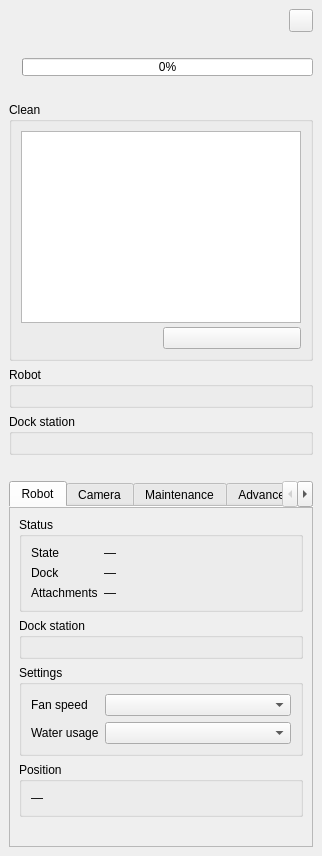
<?xml version="1.0" encoding="UTF-8"?>
<ui version="4.0">
 <class>ValetudoQgis</class>
 <widget class="QDockWidget" name="ValetudoStatusPanel">
  <property name="windowTitle">
   <string>Valetudo status</string>
  </property>
  <widget class="QWidget" name="dockWidgetContents">
   <layout class="QVBoxLayout" name="root_layout" stretch="0,0,0,0,0,0,0,0,0,1">
    <item>
     <layout class="QHBoxLayout" name="header_layout" stretch="1,0">
      <item>
       <widget class="QLabel" name="lbl_connection"/>
      </item>
      <item>
       <widget class="QToolButton" name="btn_refresh">
        <property name="toolTip">
         <string>Refresh now</string>
        </property>
       </widget>
      </item>
     </layout>
    </item>
    <item>
     <widget class="QLabel" name="lbl_robot">
      <property name="wordWrap">
       <bool>true</bool>
      </property>
      <property name="font">
       <font>
        <italic>true</italic>
       </font>
      </property>
     </widget>
    </item>
    <item>
     <layout class="QHBoxLayout" name="summary_layout" stretch="0,1">
      <item>
       <widget class="QLabel" name="lbl_badge">
        <property name="alignment">
         <set>Qt::AlignCenter</set>
        </property>
       </widget>
      </item>
      <item>
       <widget class="QProgressBar" name="bar_battery">
        <property name="maximumSize">
         <size>
          <width>16777215</width>
          <height>18</height>
         </size>
        </property>
        <property name="value">
         <number>0</number>
        </property>
        <property name="toolTip">
         <string>Battery</string>
        </property>
       </widget>
      </item>
     </layout>
    </item>
    <item>
     <widget class="QLabel" name="lbl_error">
      <property name="wordWrap">
       <bool>true</bool>
      </property>
      <property name="styleSheet">
       <string notr="true">color: #c62828; font-weight: bold;</string>
      </property>
     </widget>
    </item>
    <item>
     <widget class="QGroupBox" name="grp_clean">
      <property name="title">
       <string>Clean</string>
      </property>
      <layout class="QGridLayout" name="clean_grid">
       <property name="horizontalSpacing">
        <number>4</number>
       </property>
       <property name="verticalSpacing">
        <number>4</number>
       </property>
       <item row="0" column="0" colspan="2">
        <widget class="QTreeWidget" name="rooms">
         <property name="maximumSize">
          <size>
           <width>16777215</width>
           <height>240</height>
          </size>
         </property>
         <property name="toolTip">
          <string>Tick rooms or whole groups to clean them. Right-click a room to rename, join or split it, or to edit the groups.</string>
         </property>
         <property name="contextMenuPolicy">
          <enum>Qt::CustomContextMenu</enum>
         </property>
         <property name="headerHidden">
          <bool>true</bool>
         </property>
         <column>
          <property name="text">
           <string notr="true">1</string>
          </property>
         </column>
        </widget>
       </item>
       <item row="1" column="1">
        <widget class="QPushButton" name="btn_rooms"/>
       </item>
      </layout>
     </widget>
    </item>
    <item>
     <widget class="QGroupBox" name="grp_robot">
      <property name="title">
       <string>Robot</string>
      </property>
      <layout class="QGridLayout" name="robot_grid">
       <property name="horizontalSpacing">
        <number>4</number>
       </property>
       <property name="verticalSpacing">
        <number>4</number>
       </property>
      </layout>
     </widget>
    </item>
    <item>
     <widget class="QGroupBox" name="grp_dock">
      <property name="title">
       <string>Dock station</string>
      </property>
      <layout class="QGridLayout" name="dock_grid">
       <property name="horizontalSpacing">
        <number>4</number>
       </property>
       <property name="verticalSpacing">
        <number>4</number>
       </property>
      </layout>
     </widget>
    </item>
    <item>
     <layout class="QHBoxLayout" name="map_row"/>
    </item>
    <item>
     <widget class="QLabel" name="lbl_feedback">
      <property name="wordWrap">
       <bool>true</bool>
      </property>
     </widget>
    </item>
    <item>
     <widget class="QTabWidget" name="tabs">
      <property name="currentIndex">
       <number>0</number>
      </property>
      <property name="documentMode">
       <bool>true</bool>
      </property>
      <widget class="QWidget" name="tab_robot">
       <attribute name="title">
        <string>Robot</string>
       </attribute>
       <layout class="QVBoxLayout" name="tab_robot_layout">
        <property name="leftMargin">
         <number>0</number>
        </property>
        <property name="topMargin">
         <number>0</number>
        </property>
        <property name="rightMargin">
         <number>0</number>
        </property>
        <property name="bottomMargin">
         <number>0</number>
        </property>
        <item>
         <widget class="QScrollArea" name="scroll_robot">
          <property name="widgetResizable">
           <bool>true</bool>
          </property>
          <widget class="QWidget" name="scroll_robot_contents">
           <layout class="QVBoxLayout" name="robot_layout">
            <item>
             <widget class="QgsCollapsibleGroupBox" name="box_status">
              <property name="title">
               <string>Status</string>
              </property>
              <layout class="QFormLayout" name="status_form">
               <property name="fieldGrowthPolicy">
                <enum>QFormLayout::AllNonFixedFieldsGrow</enum>
               </property>
               <item row="0" column="0">
                <widget class="QLabel" name="lbl_state_caption">
                 <property name="text">
                  <string>State</string>
                 </property>
                </widget>
               </item>
               <item row="0" column="1">
                <widget class="QLabel" name="lbl_state">
                 <property name="text">
                  <string notr="true">—</string>
                 </property>
                 <property name="wordWrap">
                  <bool>true</bool>
                 </property>
                 <property name="textInteractionFlags">
                  <set>Qt::TextSelectableByMouse</set>
                 </property>
                </widget>
               </item>
               <item row="1" column="0">
                <widget class="QLabel" name="lbl_dock_caption">
                 <property name="text">
                  <string>Dock</string>
                 </property>
                </widget>
               </item>
               <item row="1" column="1">
                <widget class="QLabel" name="lbl_dock">
                 <property name="text">
                  <string notr="true">—</string>
                 </property>
                 <property name="wordWrap">
                  <bool>true</bool>
                 </property>
                 <property name="textInteractionFlags">
                  <set>Qt::TextSelectableByMouse</set>
                 </property>
                </widget>
               </item>
               <item row="2" column="0">
                <widget class="QLabel" name="lbl_attachments_caption">
                 <property name="text">
                  <string>Attachments</string>
                 </property>
                </widget>
               </item>
               <item row="2" column="1">
                <widget class="QLabel" name="lbl_attachments">
                 <property name="text">
                  <string notr="true">—</string>
                 </property>
                 <property name="wordWrap">
                  <bool>true</bool>
                 </property>
                 <property name="textInteractionFlags">
                  <set>Qt::TextSelectableByMouse</set>
                 </property>
                </widget>
               </item>
              </layout>
             </widget>
            </item>
            <item>
             <widget class="QgsCollapsibleGroupBox" name="box_dock">
              <property name="title">
               <string>Dock station</string>
              </property>
              <layout class="QFormLayout" name="dock_form">
               <property name="fieldGrowthPolicy">
                <enum>QFormLayout::AllNonFixedFieldsGrow</enum>
               </property>
              </layout>
             </widget>
            </item>
            <item>
             <widget class="QgsCollapsibleGroupBox" name="box_settings">
              <property name="title">
               <string>Settings</string>
              </property>
              <layout class="QFormLayout" name="settings_form">
               <property name="fieldGrowthPolicy">
                <enum>QFormLayout::AllNonFixedFieldsGrow</enum>
               </property>
               <item row="0" column="0">
                <widget class="QLabel" name="lbl_fan_speed">
                 <property name="text">
                  <string>Fan speed</string>
                 </property>
                </widget>
               </item>
               <item row="0" column="1">
                <widget class="QComboBox" name="combo_fan_speed"/>
               </item>
               <item row="1" column="0">
                <widget class="QLabel" name="lbl_water_usage">
                 <property name="text">
                  <string>Water usage</string>
                 </property>
                </widget>
               </item>
               <item row="1" column="1">
                <widget class="QComboBox" name="combo_water_usage"/>
               </item>
              </layout>
             </widget>
            </item>
            <item>
             <widget class="QgsCollapsibleGroupBox" name="box_position">
              <property name="title">
               <string>Position</string>
              </property>
              <layout class="QFormLayout" name="position_form">
               <property name="fieldGrowthPolicy">
                <enum>QFormLayout::AllNonFixedFieldsGrow</enum>
               </property>
               <item row="0" column="0" colspan="2">
                <widget class="QLabel" name="lbl_position">
                 <property name="text">
                  <string notr="true">—</string>
                 </property>
                 <property name="wordWrap">
                  <bool>true</bool>
                 </property>
                 <property name="textInteractionFlags">
                  <set>Qt::TextSelectableByMouse</set>
                 </property>
                </widget>
               </item>
              </layout>
             </widget>
            </item>
            <item>
             <spacer name="robot_spacer">
              <property name="orientation">
               <enum>Qt::Vertical</enum>
              </property>
              <property name="sizeHint">
               <size>
                <width>20</width>
                <height>0</height>
               </size>
              </property>
             </spacer>
            </item>
           </layout>
          </widget>
         </widget>
        </item>
       </layout>
      </widget>
      <widget class="QWidget" name="tab_camera">
       <attribute name="title">
        <string>Camera</string>
       </attribute>
       <layout class="QVBoxLayout" name="tab_camera_layout">
        <property name="leftMargin">
         <number>0</number>
        </property>
        <property name="topMargin">
         <number>0</number>
        </property>
        <property name="rightMargin">
         <number>0</number>
        </property>
        <property name="bottomMargin">
         <number>0</number>
        </property>
        <item>
         <widget class="QScrollArea" name="scroll_camera">
          <property name="widgetResizable">
           <bool>true</bool>
          </property>
          <widget class="QWidget" name="scroll_camera_contents">
           <layout class="QVBoxLayout" name="camera_layout">
            <item>
             <widget class="QCheckBox" name="camera_light">
              <property name="text">
               <string>Camera light</string>
              </property>
             </widget>
            </item>
            <item>
             <spacer name="camera_spacer">
              <property name="orientation">
               <enum>Qt::Vertical</enum>
              </property>
              <property name="sizeHint">
               <size>
                <width>20</width>
                <height>0</height>
               </size>
              </property>
             </spacer>
            </item>
           </layout>
          </widget>
         </widget>
        </item>
       </layout>
      </widget>
      <widget class="QWidget" name="tab_maintenance">
       <attribute name="title">
        <string>Maintenance</string>
       </attribute>
       <layout class="QVBoxLayout" name="tab_maintenance_layout">
        <property name="leftMargin">
         <number>0</number>
        </property>
        <property name="topMargin">
         <number>0</number>
        </property>
        <property name="rightMargin">
         <number>0</number>
        </property>
        <property name="bottomMargin">
         <number>0</number>
        </property>
        <item>
         <widget class="QScrollArea" name="scroll_maintenance">
          <property name="widgetResizable">
           <bool>true</bool>
          </property>
          <widget class="QWidget" name="scroll_maintenance_contents">
           <layout class="QVBoxLayout" name="maintenance_layout">
            <item>
             <widget class="QgsCollapsibleGroupBox" name="box_consumables">
              <property name="title">
               <string>Consumables</string>
              </property>
              <layout class="QFormLayout" name="consumables_form">
               <property name="fieldGrowthPolicy">
                <enum>QFormLayout::AllNonFixedFieldsGrow</enum>
               </property>
              </layout>
             </widget>
            </item>
            <item>
             <widget class="QgsCollapsibleGroupBox" name="box_current">
              <property name="title">
               <string>Current or last cleaning</string>
              </property>
              <layout class="QFormLayout" name="current_form">
               <property name="fieldGrowthPolicy">
                <enum>QFormLayout::AllNonFixedFieldsGrow</enum>
               </property>
               <item row="0" column="0">
                <widget class="QLabel" name="lbl_cur_time_caption">
                 <property name="text">
                  <string>Duration</string>
                 </property>
                </widget>
               </item>
               <item row="0" column="1">
                <widget class="QLabel" name="lbl_cur_time">
                 <property name="text">
                  <string notr="true">—</string>
                 </property>
                 <property name="wordWrap">
                  <bool>true</bool>
                 </property>
                 <property name="textInteractionFlags">
                  <set>Qt::TextSelectableByMouse</set>
                 </property>
                </widget>
               </item>
               <item row="1" column="0">
                <widget class="QLabel" name="lbl_cur_area_caption">
                 <property name="text">
                  <string>Area</string>
                 </property>
                </widget>
               </item>
               <item row="1" column="1">
                <widget class="QLabel" name="lbl_cur_area">
                 <property name="text">
                  <string notr="true">—</string>
                 </property>
                 <property name="wordWrap">
                  <bool>true</bool>
                 </property>
                 <property name="textInteractionFlags">
                  <set>Qt::TextSelectableByMouse</set>
                 </property>
                </widget>
               </item>
              </layout>
             </widget>
            </item>
            <item>
             <widget class="QgsCollapsibleGroupBox" name="box_total">
              <property name="title">
               <string>Totals</string>
              </property>
              <layout class="QFormLayout" name="total_form">
               <property name="fieldGrowthPolicy">
                <enum>QFormLayout::AllNonFixedFieldsGrow</enum>
               </property>
               <item row="0" column="0">
                <widget class="QLabel" name="lbl_tot_count_caption">
                 <property name="text">
                  <string>Cleanings</string>
                 </property>
                </widget>
               </item>
               <item row="0" column="1">
                <widget class="QLabel" name="lbl_tot_count">
                 <property name="text">
                  <string notr="true">—</string>
                 </property>
                 <property name="wordWrap">
                  <bool>true</bool>
                 </property>
                 <property name="textInteractionFlags">
                  <set>Qt::TextSelectableByMouse</set>
                 </property>
                </widget>
               </item>
               <item row="1" column="0">
                <widget class="QLabel" name="lbl_tot_time_caption">
                 <property name="text">
                  <string>Duration</string>
                 </property>
                </widget>
               </item>
               <item row="1" column="1">
                <widget class="QLabel" name="lbl_tot_time">
                 <property name="text">
                  <string notr="true">—</string>
                 </property>
                 <property name="wordWrap">
                  <bool>true</bool>
                 </property>
                 <property name="textInteractionFlags">
                  <set>Qt::TextSelectableByMouse</set>
                 </property>
                </widget>
               </item>
               <item row="2" column="0">
                <widget class="QLabel" name="lbl_tot_area_caption">
                 <property name="text">
                  <string>Area</string>
                 </property>
                </widget>
               </item>
               <item row="2" column="1">
                <widget class="QLabel" name="lbl_tot_area">
                 <property name="text">
                  <string notr="true">—</string>
                 </property>
                 <property name="wordWrap">
                  <bool>true</bool>
                 </property>
                 <property name="textInteractionFlags">
                  <set>Qt::TextSelectableByMouse</set>
                 </property>
                </widget>
               </item>
              </layout>
             </widget>
            </item>
            <item>
             <spacer name="maintenance_spacer">
              <property name="orientation">
               <enum>Qt::Vertical</enum>
              </property>
              <property name="sizeHint">
               <size>
                <width>20</width>
                <height>0</height>
               </size>
              </property>
             </spacer>
            </item>
           </layout>
          </widget>
         </widget>
        </item>
       </layout>
      </widget>
      <widget class="QWidget" name="tab_advanced">
       <attribute name="title">
        <string>Advanced</string>
       </attribute>
       <layout class="QVBoxLayout" name="tab_advanced_layout">
        <property name="leftMargin">
         <number>0</number>
        </property>
        <property name="topMargin">
         <number>0</number>
        </property>
        <property name="rightMargin">
         <number>0</number>
        </property>
        <property name="bottomMargin">
         <number>0</number>
        </property>
        <item>
         <widget class="QScrollArea" name="scroll_advanced">
          <property name="widgetResizable">
           <bool>true</bool>
          </property>
          <widget class="QWidget" name="scroll_advanced_contents">
           <layout class="QVBoxLayout" name="advanced_layout">
            <item>
             <widget class="QgsCollapsibleGroupBox" name="box_tools">
              <property name="title">
               <string>Tools</string>
              </property>
              <layout class="QGridLayout" name="tools_grid">
               <property name="horizontalSpacing">
                <number>4</number>
               </property>
               <property name="verticalSpacing">
                <number>4</number>
               </property>
              </layout>
             </widget>
            </item>
            <item>
             <widget class="QgsCollapsibleGroupBox" name="box_wifi">
              <property name="title">
               <string>Wi-Fi</string>
              </property>
              <layout class="QFormLayout" name="wifi_form">
               <property name="fieldGrowthPolicy">
                <enum>QFormLayout::AllNonFixedFieldsGrow</enum>
               </property>
               <item row="0" column="0" colspan="2">
                <widget class="QLabel" name="lbl_wifi">
                 <property name="text">
                  <string notr="true">—</string>
                 </property>
                 <property name="wordWrap">
                  <bool>true</bool>
                 </property>
                 <property name="textInteractionFlags">
                  <set>Qt::TextSelectableByMouse</set>
                 </property>
                </widget>
               </item>
              </layout>
             </widget>
            </item>
            <item>
             <widget class="QgsCollapsibleGroupBox" name="box_events">
              <property name="title">
               <string>Recent events</string>
              </property>
              <layout class="QFormLayout" name="events_form">
               <property name="fieldGrowthPolicy">
                <enum>QFormLayout::AllNonFixedFieldsGrow</enum>
               </property>
               <item row="0" column="0" colspan="2">
                <widget class="QListWidget" name="list_events">
                 <property name="maximumSize">
                  <size>
                   <width>16777215</width>
                   <height>200</height>
                  </size>
                 </property>
                </widget>
               </item>
              </layout>
             </widget>
            </item>
            <item>
             <widget class="QgsCollapsibleGroupBox" name="box_boot">
              <property name="title">
               <string>Boot log</string>
              </property>
              <layout class="QFormLayout" name="boot_form">
               <property name="fieldGrowthPolicy">
                <enum>QFormLayout::AllNonFixedFieldsGrow</enum>
               </property>
               <item row="0" column="0" colspan="2">
                <widget class="QPlainTextEdit" name="txt_boot">
                 <property name="maximumSize">
                  <size>
                   <width>16777215</width>
                   <height>220</height>
                  </size>
                 </property>
                 <property name="readOnly">
                  <bool>true</bool>
                 </property>
                 <property name="placeholderText">
                  <string>Use “Watch robot boot”, or reboot the robot.</string>
                 </property>
                </widget>
               </item>
              </layout>
             </widget>
            </item>
            <item>
             <widget class="QgsCollapsibleGroupBox" name="box_features">
              <property name="title">
               <string>Features</string>
              </property>
              <layout class="QFormLayout" name="features_form">
               <property name="fieldGrowthPolicy">
                <enum>QFormLayout::AllNonFixedFieldsGrow</enum>
               </property>
               <item row="0" column="0" colspan="2">
                <widget class="QLabel" name="lbl_features">
                 <property name="text">
                  <string notr="true">—</string>
                 </property>
                 <property name="wordWrap">
                  <bool>true</bool>
                 </property>
                 <property name="textInteractionFlags">
                  <set>Qt::TextSelectableByMouse</set>
                 </property>
                </widget>
               </item>
              </layout>
             </widget>
            </item>
            <item>
             <spacer name="advanced_spacer">
              <property name="orientation">
               <enum>Qt::Vertical</enum>
              </property>
              <property name="sizeHint">
               <size>
                <width>20</width>
                <height>0</height>
               </size>
              </property>
             </spacer>
            </item>
           </layout>
          </widget>
         </widget>
        </item>
       </layout>
      </widget>
      <widget class="QWidget" name="tab_log">
       <attribute name="title">
        <string>Log</string>
       </attribute>
       <layout class="QVBoxLayout" name="log_layout">
        <item>
         <layout class="QHBoxLayout" name="log_header" stretch="1,0,0">
          <item>
           <widget class="QLabel" name="lbl_log_status">
            <property name="wordWrap">
             <bool>true</bool>
            </property>
           </widget>
          </item>
          <item>
           <widget class="QCheckBox" name="chk_log_follow">
            <property name="text">
             <string>Scroll to new lines</string>
            </property>
            <property name="checked">
             <bool>true</bool>
            </property>
           </widget>
          </item>
          <item>
           <widget class="QToolButton" name="btn_log_clear">
            <property name="text">
             <string>Clear</string>
            </property>
           </widget>
          </item>
         </layout>
        </item>
        <item>
         <widget class="QPlainTextEdit" name="txt_log">
          <property name="readOnly">
           <bool>true</bool>
          </property>
          <property name="lineWrapMode">
           <enum>QPlainTextEdit::NoWrap</enum>
          </property>
          <property name="maximumBlockCount">
           <number>5000</number>
          </property>
         </widget>
        </item>
       </layout>
      </widget>
      <widget class="QWidget" name="tab_console">
       <attribute name="title">
        <string>SSH console</string>
       </attribute>
       <layout class="QVBoxLayout" name="console_layout">
        <item>
         <layout class="QHBoxLayout" name="console_header" stretch="1,0,0">
          <item>
           <widget class="QLabel" name="lbl_console_status">
            <property name="wordWrap">
             <bool>true</bool>
            </property>
           </widget>
          </item>
          <item>
           <widget class="QToolButton" name="btn_console_connect">
            <property name="text">
             <string>Connect</string>
            </property>
           </widget>
          </item>
          <item>
           <widget class="QToolButton" name="btn_console_clear">
            <property name="text">
             <string>Clear</string>
            </property>
           </widget>
          </item>
         </layout>
        </item>
        <item>
         <widget class="QPlainTextEdit" name="txt_console">
          <property name="readOnly">
           <bool>true</bool>
          </property>
          <property name="lineWrapMode">
           <enum>QPlainTextEdit::NoWrap</enum>
          </property>
          <property name="maximumBlockCount">
           <number>5000</number>
          </property>
         </widget>
        </item>
        <item>
         <layout class="QHBoxLayout" name="console_input" stretch="0,1,0,0">
          <item>
           <widget class="QLabel" name="lbl_console_prompt">
            <property name="text">
             <string notr="true">#</string>
            </property>
           </widget>
          </item>
          <item>
           <widget class="QLineEdit" name="edit_console">
            <property name="placeholderText">
             <string>Command, then Enter (↑ ↓: history)</string>
            </property>
            <property name="toolTip">
             <string>Runs on the robot, one command at a time, without a terminal: interactive programs (vi, top, less…) do not work, use e.g. top -b -n 1. cd is kept from one command to the next, variables are not.</string>
            </property>
           </widget>
          </item>
          <item>
           <widget class="QToolButton" name="btn_console_run">
            <property name="text">
             <string>Run</string>
            </property>
           </widget>
          </item>
          <item>
           <widget class="QToolButton" name="btn_console_stop">
            <property name="text">
             <string>Stop</string>
            </property>
            <property name="toolTip">
             <string>Stop the running command (reconnects).</string>
            </property>
           </widget>
          </item>
         </layout>
        </item>
       </layout>
      </widget>
      <widget class="QWidget" name="tab_schedule">
       <attribute name="title">
        <string>Schedule</string>
       </attribute>
       <layout class="QVBoxLayout" name="schedule_layout">
        <item>
         <widget class="QTreeWidget" name="timers">
          <property name="rootIsDecorated">
           <bool>false</bool>
          </property>
          <property name="uniformRowHeights">
           <bool>true</bool>
          </property>
          <property name="alternatingRowColors">
           <bool>true</bool>
          </property>
          <property name="toolTip">
           <string>Tick to turn a scheduled cleaning on or off; double-click to edit it.</string>
          </property>
          <column>
           <property name="text">
            <string>Name</string>
           </property>
          </column>
          <column>
           <property name="text">
            <string>Days</string>
           </property>
          </column>
          <column>
           <property name="text">
            <string>Time</string>
           </property>
          </column>
          <column>
           <property name="text">
            <string>Cleaning</string>
           </property>
          </column>
         </widget>
        </item>
        <item>
         <layout class="QHBoxLayout" name="schedule_buttons">
          <item>
           <widget class="QToolButton" name="btn_timer_new">
            <property name="text">
             <string>New…</string>
            </property>
           </widget>
          </item>
          <item>
           <widget class="QToolButton" name="btn_timer_edit">
            <property name="text">
             <string>Edit…</string>
            </property>
           </widget>
          </item>
          <item>
           <widget class="QToolButton" name="btn_timer_delete">
            <property name="text">
             <string>Delete</string>
            </property>
           </widget>
          </item>
          <item>
           <widget class="QToolButton" name="btn_timer_run">
            <property name="text">
             <string>Run now</string>
            </property>
            <property name="toolTip">
             <string>Start the selected cleaning now, whatever its days and time.</string>
            </property>
           </widget>
          </item>
          <item>
           <spacer name="schedule_buttons_spacer">
            <property name="orientation">
             <enum>Qt::Horizontal</enum>
            </property>
            <property name="sizeHint">
             <size>
              <width>0</width>
              <height>20</height>
             </size>
            </property>
           </spacer>
          </item>
         </layout>
        </item>
        <item>
         <widget class="QLabel" name="lbl_timers_note">
          <property name="wordWrap">
           <bool>true</bool>
          </property>
         </widget>
        </item>
       </layout>
      </widget>
     </widget>
    </item>
   </layout>
  </widget>
 </widget>
 <customwidgets>
  <customwidget>
   <class>QgsCollapsibleGroupBox</class>
   <extends>QGroupBox</extends>
   <header>qgis.gui</header>
   <container>1</container>
  </customwidget>
 </customwidgets>
 <resources/>
 <connections/>
</ui>
